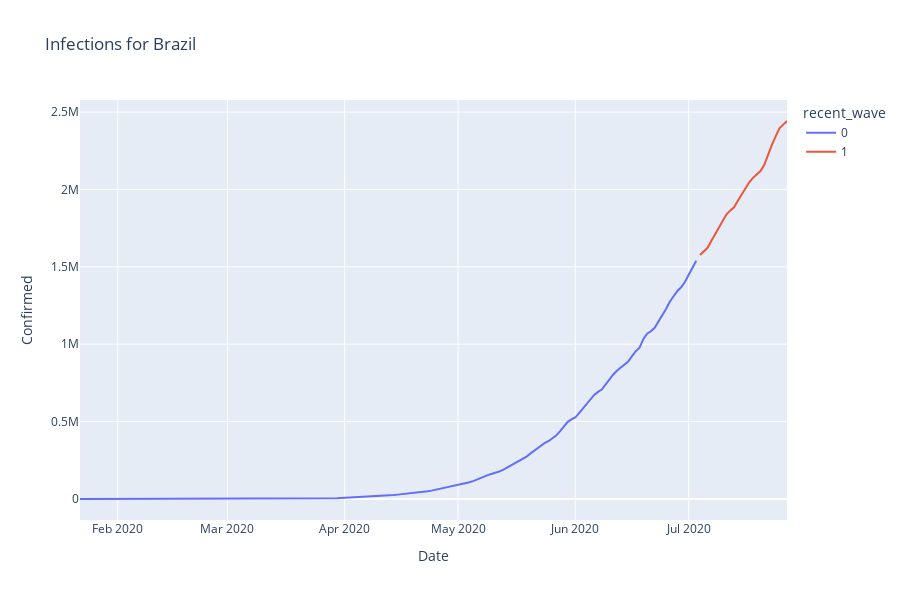
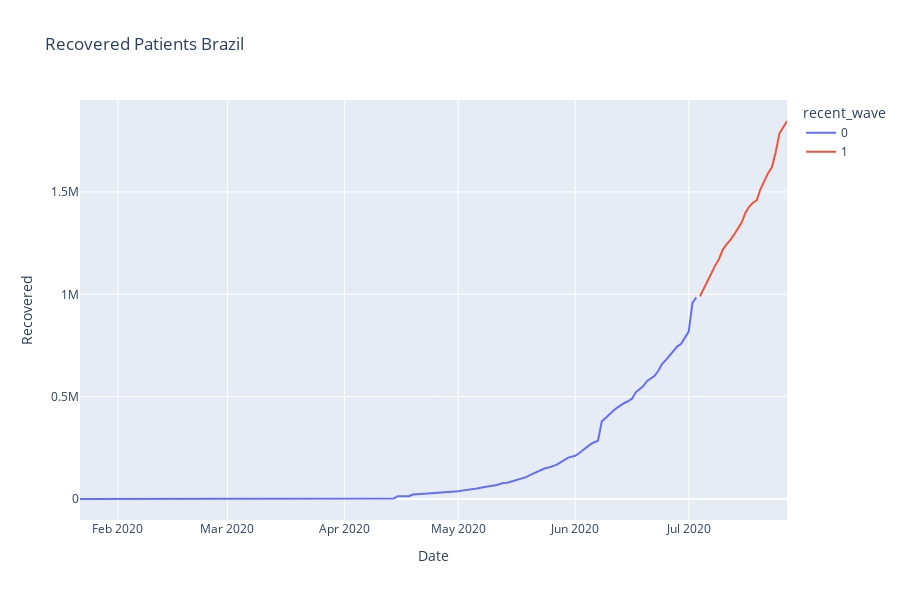

Write notebook code for charts like these, in order.
### Code cell
country2, date = plot_country('Brazil', '2020-07-04')

### Figure 1 — Plotly figure (JSON) as saved in the notebook; plotly's stock layout.template omitted (floating-point values rounded to 4 significant figures; data arrays with more than 128 entries replaced by an {"elided": "..."} marker saying what was removed)
{"data": [{"hovertemplate": "recent_wave=0<br>Date=%{x}<br>Confirmed=%{y}<extra></extra>", "legendgroup": "0", "line": {"color": "#636efa", "dash": "solid"}, "marker": {"symbol": "circle"}, "mode": "lines", "name": "0", "orientation": "v", "showlegend": true, "type": "scatter", "x": {"elided": "164 str values"}, "xaxis": "x", "y": {"elided": "164 int values"}, "yaxis": "y"}, {"hovertemplate": "recent_wave=1<br>Date=%{x}<br>Confirmed=%{y}<extra></extra>", "legendgroup": "1", "line": {"color": "#EF553B", "dash": "solid"}, "marker": {"symbol": "circle"}, "mode": "lines", "name": "1", "orientation": "v", "showlegend": true, "type": "scatter", "x": ["2020-07-04T00:00:00.000000000", "2020-07-05T00:00:00.000000000", "2020-07-06T00:00:00.000000000", "2020-07-07T00:00:00.000000000", "2020-07-08T00:00:00.000000000", "2020-07-09T00:00:00.000000000", "2020-07-10T00:00:00.000000000", "2020-07-11T00:00:00.000000000", "2020-07-12T00:00:00.000000000", "2020-07-13T00:00:00.000000000", "2020-07-14T00:00:00.000000000", "2020-07-15T00:00:00.000000000", "2020-07-16T00:00:00.000000000", "2020-07-17T00:00:00.000000000", "2020-07-18T00:00:00.000000000", "2020-07-19T00:00:00.000000000", "2020-07-20T00:00:00.000000000", "2020-07-21T00:00:00.000000000", "2020-07-22T00:00:00.000000000", "2020-07-23T00:00:00.000000000", "2020-07-24T00:00:00.000000000", "2020-07-25T00:00:00.000000000", "2020-07-26T00:00:00.000000000", "2020-07-27T00:00:00.000000000"], "xaxis": "x", "y": [1577004, 1603055, 1623284, 1668589, 1713160, 1755779, 1800827, 1839850, 1864681, 1884967, 1926824, 1966748, 2012151, 2046328, 2074860, 2098389, 2118646, 2159654, 2227514, 2287475, 2343366, 2394513, 2419091, 2442375], "yaxis": "y"}], "layout": {"height": 600, "legend": {"title": {"text": "recent_wave"}, "tracegroupgap": 0}, "title": {"text": "Infections for Brazil"}, "xaxis": {"anchor": "y", "domain": [0, 1], "title": {"text": "Date"}}, "yaxis": {"anchor": "x", "domain": [0, 1], "title": {"text": "Confirmed"}}}}

### Figure 2 — Plotly figure (JSON) as saved in the notebook; plotly's stock layout.template omitted (floating-point values rounded to 4 significant figures; data arrays with more than 128 entries replaced by an {"elided": "..."} marker saying what was removed)
{"data": [{"hovertemplate": "recent_wave=0<br>Date=%{x}<br>Recovered=%{y}<extra></extra>", "legendgroup": "0", "line": {"color": "#636efa", "dash": "solid"}, "marker": {"symbol": "circle"}, "mode": "lines", "name": "0", "orientation": "v", "showlegend": true, "type": "scatter", "x": {"elided": "164 str values"}, "xaxis": "x", "y": {"elided": "164 int values"}, "yaxis": "y"}, {"hovertemplate": "recent_wave=1<br>Date=%{x}<br>Recovered=%{y}<extra></extra>", "legendgroup": "1", "line": {"color": "#EF553B", "dash": "solid"}, "marker": {"symbol": "circle"}, "mode": "lines", "name": "1", "orientation": "v", "showlegend": true, "type": "scatter", "x": ["2020-07-04T00:00:00.000000000", "2020-07-05T00:00:00.000000000", "2020-07-06T00:00:00.000000000", "2020-07-07T00:00:00.000000000", "2020-07-08T00:00:00.000000000", "2020-07-09T00:00:00.000000000", "2020-07-10T00:00:00.000000000", "2020-07-11T00:00:00.000000000", "2020-07-12T00:00:00.000000000", "2020-07-13T00:00:00.000000000", "2020-07-14T00:00:00.000000000", "2020-07-15T00:00:00.000000000", "2020-07-16T00:00:00.000000000", "2020-07-17T00:00:00.000000000", "2020-07-18T00:00:00.000000000", "2020-07-19T00:00:00.000000000", "2020-07-20T00:00:00.000000000", "2020-07-21T00:00:00.000000000", "2020-07-22T00:00:00.000000000", "2020-07-23T00:00:00.000000000", "2020-07-24T00:00:00.000000000", "2020-07-25T00:00:00.000000000", "2020-07-26T00:00:00.000000000", "2020-07-27T00:00:00.000000000"], "xaxis": "x", "y": [990731, 1029045, 1062542, 1107012, 1139844, 1171447, 1217361, 1244088, 1264843, 1291251, 1323425, 1350098, 1397531, 1428520, 1447408, 1459072, 1514300, 1555339, 1591975, 1620313, 1693214, 1785359, 1812913, 1846641], "yaxis": "y"}], "layout": {"height": 600, "legend": {"title": {"text": "recent_wave"}, "tracegroupgap": 0}, "title": {"text": "Recovered Patients Brazil"}, "xaxis": {"anchor": "y", "domain": [0, 1], "title": {"text": "Date"}}, "yaxis": {"anchor": "x", "domain": [0, 1], "title": {"text": "Recovered"}}}}
